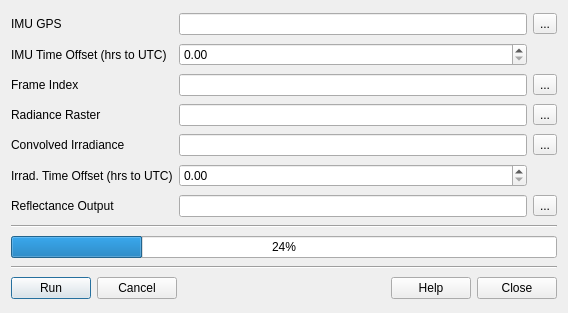
<?xml version="1.0" encoding="UTF-8"?>
<ui version="4.0">
 <class>ReflectanceForm</class>
 <widget class="QDialog" name="ReflectanceForm">
  <property name="geometry">
   <rect>
    <x>0</x>
    <y>0</y>
    <width>568</width>
    <height>313</height>
   </rect>
  </property>
  <property name="windowTitle">
   <string>Reflectance Calcuator</string>
  </property>
  <layout class="QGridLayout" name="gridLayout">
   <item row="3" column="0">
    <widget class="QLabel" name="label_2">
     <property name="text">
      <string>Radiance Raster</string>
     </property>
    </widget>
   </item>
   <item row="9" column="0" colspan="3">
    <widget class="Line" name="line_2">
     <property name="orientation">
      <enum>Qt::Horizontal</enum>
     </property>
    </widget>
   </item>
   <item row="1" column="0">
    <widget class="QLabel" name="label_8">
     <property name="text">
      <string>IMU Time Offset (hrs to UTC)</string>
     </property>
    </widget>
   </item>
   <item row="6" column="0">
    <widget class="QLabel" name="label_6">
     <property name="text">
      <string>Reflectance Output</string>
     </property>
    </widget>
   </item>
   <item row="1" column="1">
    <widget class="QDoubleSpinBox" name="spnIMUUTCOffset"/>
   </item>
   <item row="8" column="0" colspan="3">
    <widget class="QProgressBar" name="progressBar">
     <property name="value">
      <number>24</number>
     </property>
    </widget>
   </item>
   <item row="2" column="1">
    <widget class="QLineEdit" name="txtFrameIndex"/>
   </item>
   <item row="2" column="0">
    <widget class="QLabel" name="label_3">
     <property name="text">
      <string>Frame Index</string>
     </property>
    </widget>
   </item>
   <item row="6" column="2">
    <widget class="QToolButton" name="btnReflOutput">
     <property name="text">
      <string>...</string>
     </property>
    </widget>
   </item>
   <item row="7" column="0" colspan="3">
    <widget class="Line" name="line">
     <property name="orientation">
      <enum>Qt::Horizontal</enum>
     </property>
    </widget>
   </item>
   <item row="5" column="1">
    <widget class="QDoubleSpinBox" name="spnIrradUTCOffset"/>
   </item>
   <item row="4" column="1">
    <widget class="QLineEdit" name="txtConvIrrad"/>
   </item>
   <item row="2" column="2">
    <widget class="QToolButton" name="btnFrameIndex">
     <property name="text">
      <string>...</string>
     </property>
    </widget>
   </item>
   <item row="0" column="0">
    <widget class="QLabel" name="label">
     <property name="text">
      <string>IMU GPS</string>
     </property>
    </widget>
   </item>
   <item row="0" column="1">
    <widget class="QLineEdit" name="txtIMUGPS"/>
   </item>
   <item row="0" column="2">
    <widget class="QToolButton" name="btnIMUGPS">
     <property name="text">
      <string>...</string>
     </property>
    </widget>
   </item>
   <item row="4" column="0">
    <widget class="QLabel" name="label_4">
     <property name="text">
      <string>Convolved Irradiance</string>
     </property>
    </widget>
   </item>
   <item row="3" column="2">
    <widget class="QToolButton" name="btnRadRast">
     <property name="text">
      <string>...</string>
     </property>
    </widget>
   </item>
   <item row="4" column="2">
    <widget class="QToolButton" name="btnConvIrrad">
     <property name="text">
      <string>...</string>
     </property>
    </widget>
   </item>
   <item row="5" column="0">
    <widget class="QLabel" name="label_5">
     <property name="text">
      <string>Irrad. Time Offset (hrs to UTC)</string>
     </property>
    </widget>
   </item>
   <item row="6" column="1">
    <widget class="QLineEdit" name="txtReflOutput"/>
   </item>
   <item row="3" column="1">
    <widget class="QLineEdit" name="txtRadRast"/>
   </item>
   <item row="10" column="0" colspan="3">
    <layout class="QHBoxLayout" name="horizontalLayout">
     <item>
      <widget class="QPushButton" name="btnRun">
       <property name="text">
        <string>Run</string>
       </property>
      </widget>
     </item>
     <item>
      <widget class="QPushButton" name="btnCancel">
       <property name="text">
        <string>Cancel</string>
       </property>
      </widget>
     </item>
     <item>
      <spacer name="horizontalSpacer">
       <property name="orientation">
        <enum>Qt::Horizontal</enum>
       </property>
       <property name="sizeHint" stdset="0">
        <size>
         <width>40</width>
         <height>20</height>
        </size>
       </property>
      </spacer>
     </item>
     <item>
      <widget class="QPushButton" name="btnHelp">
       <property name="text">
        <string>Help</string>
       </property>
      </widget>
     </item>
     <item>
      <widget class="QPushButton" name="btnClose">
       <property name="text">
        <string>Close</string>
       </property>
      </widget>
     </item>
    </layout>
   </item>
  </layout>
 </widget>
 <resources/>
 <connections/>
</ui>
